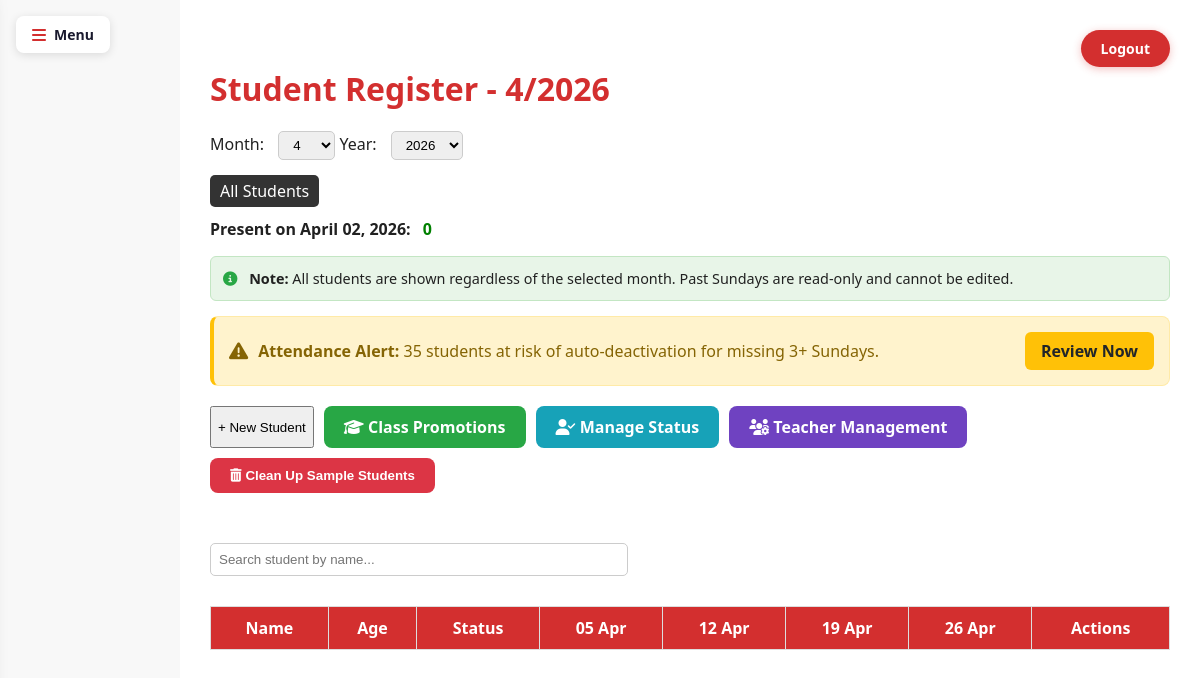
Page /dashboard (signed in) on the earlier database version.
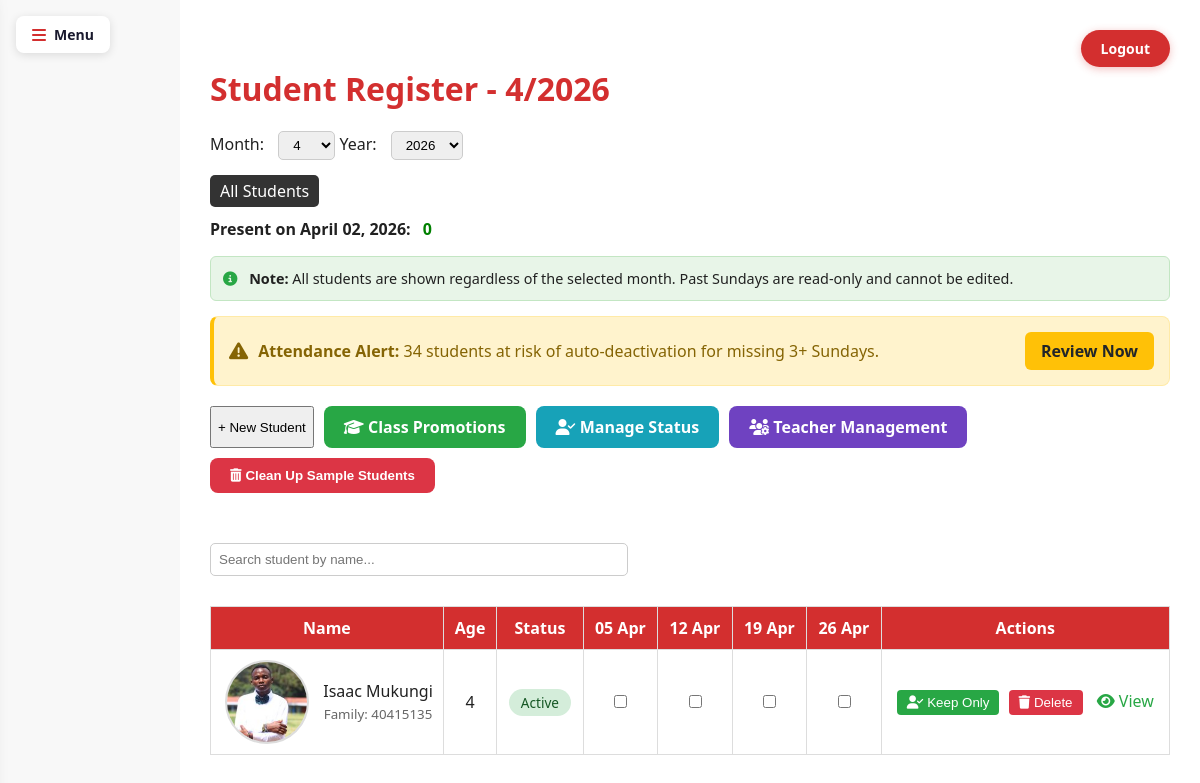
Same page on the later database version.
### app.py (models this page shows)
class Student(db.Model):
    id = db.Column(db.Integer, primary_key=True)
    name = db.Column(db.String(100), nullable=False)
    dob = db.Column(db.String(20), nullable=False)
    parent = db.Column(db.String(100))
    contact = db.Column(db.String(50))
    student_class = db.Column(db.String(50))
    status = db.Column(db.String(10), default="active")
    deletion_requested = db.Column(db.Boolean, default=False)
    profile_image = db.Column(db.String(200))  # Store image filename
    family_id = db.Column(db.String(50))  # For grouping family members

### app.py (the view)
@app.route("/dashboard", methods=["GET", "POST"])
def dashboard():
    if "user" not in session:
        return redirect(url_for("home"))
    user_role = session.get("role")
    assigned_class = session.get("assigned_class")
    today = date.today()
    month = int(request.args.get("month", today.month))
    year = int(request.args.get("year", today.year))
    selected_class = request.args.get("class_name")
    if user_role == "teacher" and assigned_class and not selected_class:
        selected_class = assigned_class
    sundays = get_sundays(year, month)
    current_sunday = None
    if today.weekday() == 6:  # Today is Sunday
        current_sunday = today
    else:
        for sunday in reversed(sundays):
            if sunday <= today:
                current_sunday = sunday
                break
    if current_sunday is None:
        current_sunday = today
    if selected_class:
        if user_role == "admin" and request.args.get("show_all") == "1":
            filtered_students = Student.query.filter(
                Student.student_class == selected_class,
                Student.status == "active"
            ).all()
        else:
            filtered_students = Student.query.filter(
                Student.student_class == selected_class,
                Student.status == "active",
                Student.profile_image != None
            ).all()
    else:
        if user_role == "admin" and request.args.get("show_all") == "1":
            filtered_students = Student.query.filter_by(status="active").all()
        else:
            filtered_students = Student.query.filter(
                Student.status == "active",
                Student.profile_image != None
            ).all()
    at_risk_count = 0
    if session.get("role") == "admin":
        today = datetime.now()
        check_sundays = []
        current_date = today
        for _ in range(4):
            days_back = (current_date.weekday() + 1) % 7
            if days_back == 0 and current_date.date() == today.date():
                days_back = 7
            sunday = current_date - timedelta(days=days_back)
            check_sundays.append(sunday.date())
            current_date = sunday - timedelta(days=1)
        all_active_students = Student.query.filter_by(status='active').all()
        for student in all_active_students:
            missed_count = 0
            for sunday in check_sundays:
                attendance = Attendance.query.filter_by(student_id=student.id, date=sunday).first()
                if not attendance or not attendance.present:
                    missed_count += 1
            if missed_count >= 3:  # At risk if missed 3+ Sundays
                at_risk_count += 1
    return render_template("dashboard.html",
                           students=filtered_students,
                           sundays=sundays,
                           month=month,
                           year=year,
                           selected_class=selected_class,
                           current_sunday=current_sunday,
                           at_risk_count=at_risk_count)

### app.py (called while the page is built)
def get_sundays(year, month):
    sundays = []
    cal = calendar.Calendar()
    for day in cal.itermonthdates(year, month):
        if day.weekday() == 6 and day.month == month:
            sundays.append(day)
    return sundays

@app.template_filter('todatetime')
def to_datetime_filter(s):
    return datetime.strptime(s, "%Y-%m-%d")

@app.context_processor
def inject_now():
    return {'now': datetime.now}

@app.context_processor
def utility_functions():
    def attendance_present(student_id, sunday):
        record = Attendance.query.filter_by(student_id=student_id, date=sunday).first()
        return record.present if record else False
    return dict(attendance_present=attendance_present)

### templates/dashboard.html (shortened to what this page needs)
<!DOCTYPE html>
<html lang="en">
<head>
    <link rel="stylesheet" href="https://cdnjs.cloudflare.com/ajax/libs/font-awesome/6.5.0/css/all.min.css">
    <link rel="stylesheet" href="{{ url_for('static', filename='css/styles.css') }}">
</head>
<body>
<div class="container">
<div class="sidebar-toggle" id="sidebarToggle" title="Open Menu"><i class="fas fa-bars"></i> Menu</div>
    <main class="register">
        <div style="text-align: right;">
            <a href="{{ url_for('logout') }}" class="logout-btn">Logout</a>
        </div>
        <h1>
            Student Register - {{ month }}/{{ year }}
        </h1>
        <form method="get">
            <label>Month:
                <select name="month" onchange="this.form.submit()">
                    {% for m in range(1, 13) %}
                        <option value="{{ m }}" {% if m == month %}selected{% endif %}>{{ m }}</option>
                    {% endfor %}
                </select>
            </label>
            <label>Year:
                <select name="year" onchange="this.form.submit()">
                    {% for y in range(2023, 2036) %}
                        <option value="{{ y }}" {% if y == year %}selected{% endif %}>{{ y }}</option>
                    {% endfor %}
                </select>
            </label>
        </form>
        <a href="{{ url_for('all_students') }}" style="padding: 5px 10px; background: #333; color: white; border-radius: 5px; text-decoration: none;">
    All Students
</a>
        <p><strong>Present on {{ current_sunday.strftime('%B %d, %Y') }}:</strong> <span id="presentCount">0</span></p>
        <div style="background: #e8f5e8; border: 1px solid #c3e6c3; border-radius: 6px; padding: 12px; margin-bottom: 15px; font-size: 0.9rem;">
            <i class="fas fa-info-circle" style="color: #28a745; margin-right: 8px;"></i>
            <strong>Note:</strong> All students are shown regardless of the selected month.
            Past Sundays are read-only and cannot be edited.
        </div>
        {% if session["role"] == "admin" and at_risk_count > 0 %}
        <div style="background: #fff3cd; border: 1px solid #ffeaa7; border-radius: 8px; padding: 15px; margin-bottom: 20px; border-left: 4px solid #ffc107;">
            <div style="display: flex; align-items: center; gap: 10px;">
                <i class="fas fa-exclamation-triangle" style="color: #856404; font-size: 1.2rem;"></i>
                <div>
                    <strong style="color: #856404;">Attendance Alert:</strong>
                    <span style="color: #856404;">{{ at_risk_count }} student{{ 's' if at_risk_count != 1 else '' }} at risk of auto-deactivation for missing 3+ Sundays.</span>
                </div>
                <a href="{{ url_for('manage_status') }}" style="background: #ffc107; color: #212529; padding: 8px 16px; border-radius: 6px; text-decoration: none; font-weight: 600; margin-left: auto;">
                    Review Now
                </a>
            </div>
        </div>
        {% endif %}
        <div style="margin-bottom: 20px; display: flex; gap: 10px; flex-wrap: wrap;">
            <button id="openModalBtn">+ New Student</button>
            {% if session["role"] == "admin" %}
            <a href="{{ url_for('promote_students') }}" style="background: #28a745; color: white; border: none; padding: 10px 20px; border-radius: 8px; text-decoration: none; font-weight: 600;">
                <i class="fas fa-graduation-cap"></i> Class Promotions
            </a>
            <a href="{{ url_for('manage_status') }}" style="background: #17a2b8; color: white; border: none; padding: 10px 20px; border-radius: 8px; text-decoration: none; font-weight: 600;">
                <i class="fas fa-user-check"></i> Manage Status
            </a>
            <a href="{{ url_for('admin_teachers') }}" style="background: #6f42c1; color: white; border: none; padding: 10px 20px; border-radius: 8px; text-decoration: none; font-weight: 600;">
                <i class="fas fa-users-cog"></i> Teacher Management
            </a>
            <form method="POST" action="{{ url_for('delete_sample_students') }}" style="display: inline;" onsubmit="return confirm('Are you sure you want to delete all sample students (without profile photos)? This cannot be undone.');">
                <button type="submit" style="background: #dc3545; color: white; border: none; padding: 10px 20px; border-radius: 8px; font-weight: 600; cursor: pointer;">
                    <i class="fas fa-trash-alt"></i> Clean Up Sample Students
                </button>
            </form>
            {% endif %}
        </div>
        <input type="text" id="searchInput" placeholder="Search student by name..." style="padding: 8px; margin-bottom: 15px; width: 100%; max-width: 400px; border-radius: 5px; border: 1px solid #ccc;">
        <table id="studentTable">
            <thead>
                <tr>
                    <th>Name</th>
                    <th>Age</th>
                    <th>Status</th>
                    {% for sunday in sundays %}
                        <th style="{% if sunday < now().date() %}color: #6c757d; font-style: italic;{% endif %}">
                            {{ sunday.strftime('%d %b') }}
                        </th>
                    {% endfor %}
                    {% if session["role"] == "admin" %}
                        <th>Actions</th>
                    {% endif %}
                </tr>
            </thead>
            <tbody>
    {% for student in students %}
    <tr {% if student.deletion_requested %} style="background-color: #eee; color: gray;" {% endif %}>
        <td>
            <div style="display: flex; align-items: center; gap: 10px;">
                {% if student.profile_image %}
                    <img src="{{ url_for('static', filename='uploads/profiles/' + student.profile_image) }}"
                         alt="{{ student.name }}"
                         onclick="showLargeImage('{{ url_for('static', filename='uploads/profiles/' + student.profile_image) }}')"
                         class="student-photo"
                         onmouseover="this.style.transform='scale(1.1)'" onmouseout="this.style.transform='scale(1)'">
                {% endif %}
                <div>
                    {{ student.name }}
                    {% if student.family_id %}
                        <br><small style="color: #666;">Family: {{ student.family_id }}</small>
                    {% endif %}
                </div>
            </div>
        </td>
        <td>
            {% set birth = student.dob | todatetime %}
            {% set age = ((now() - birth).days // 365) %}
            {{ age }}
        </td>
        <td>
            <span style="padding: 4px 12px; border-radius: 20px; font-size: 0.85rem; font-weight: 500;
                         background: {{ '#d4edda' if student.status == 'active' else '#f8d7da' }};
                         color: {{ '#155724' if student.status == 'active' else '#721c24' }};">
                {{ 'Active' if student.status == 'active' else 'Inactive' }}
            </span>
        </td>
        {% for sunday in sundays %}
  {% if not student.deletion_requested and student.status == "active" %}
  <td>
    {% set is_past_sunday = sunday < now().date() %}
    {% set is_other_class = session.get('role') == 'teacher' and session.get('assigned_class') != student.student_class %}
    <input type="checkbox"
           class="attendance-checkbox"
           data-sid="{{ student.id }}"
           data-date="{{ sunday.strftime('%Y-%m-%d') }}"
           >
  </td>
{% else %}
  <td></td>
{% endif %}
        {% endfor %}
        <td>
            {% if session["role"] == "teacher" and not student.deletion_requested and session.get('assigned_class') == student.student_class %}
                <form action="{{ url_for('mark_for_deletion', student_id=student.id) }}" method="POST">
            <button type="submit" title="Request Deletion" style="background: transparent; border: none; color: rgb(0, 0, 0); cursor: pointer;">
                <i class="fas fa-trash"></i>
            </button>
                </form>
            {% elif session["role"] == "teacher" and not student.deletion_requested and session.get('assigned_class') != student.student_class %}
                <span style="color: #6c757d; font-style: italic; font-size: 0.9rem;">View Only</span>
{% elif session["role"] == "admin" and not student.deletion_requested %}
                  <button onclick="keepOnlyStudent({{ student.id }}, '{{ student.name }}')"
                          title="Keep Only This Student - Delete All Others"
                          style="background: #28a745; color: white; border: none; padding: 5px 10px; border-radius: 4px; cursor: pointer; margin-right: 5px;">
                      <i class="fas fa-user-check"></i> Keep Only
                  </button>
                  <button onclick="deleteStudent({{ student.id }}, '{{ student.name }}')"
                          title="Delete Student Permanently"
                          style="background: #dc3545; color: white; border: none; padding: 5px 10px; border-radius: 4px; cursor: pointer; margin-right: 5px;">
                      <i class="fas fa-trash"></i> Delete
                  </button>
                  <a href="{{ url_for('student_detail', student_id=student.id) }}"
                     title="View Student Details"
                     style="color: #28a745; text-decoration: none; margin-left: 5px;">
                     <i class="fas fa-eye"></i> View
                  </a>
              {% endif %}
         </td>
    </tr>
    {% endfor %}
</tbody>
        </table>
    </main>
</div>
</body>
</html>

### static/css/styles.css (style rules this page uses)
body { font-family: 'Segoe UI', sans-serif; margin: 0; padding: 0; background-color: #f8f8f8; color: #212121; }
input[type="text"], input[type="password"], input[type="date"] { width: 100%; padding: 10px; margin: 10px 0; border: 1px solid #ccc !important; border-radius: 5px; font-weight: normal !important; outline: none !important; transition: border 0.2s ease; }
.container { display: flex; height: 100vh; overflow: hidden; }
.register { margin-left: 180px; padding: 30px; background-color: #fff; height: 100vh; overflow-y: auto; overflow-x: scroll; flex: 1; }
.register h1 { color: #D32F2F; margin-top: 0; }
form { margin-bottom: 20px; }
form select { padding: 5px 10px; margin-left: 10px; border-radius: 5px; border: 1px solid #ccc; }
table { width: 100%; border-collapse: collapse; margin-top: 15px; background: #fff; border: 1px solid #ddd; }
th, td { border: 1px solid #ddd; padding: 10px; text-align: center; }
th { background-color: #D32F2F; color: white; }
#presentCount { color: green; font-weight: bold; margin-left: 8px; }
.sidebar-toggle { display: none; font-size: 26px; padding: 15px; background-color: #D32F2F; color: white; cursor: pointer; }
img.student-photo { width: 80px; height: 80px; border-radius: 50%; object-fit: cover; background-position: center; background-repeat: no-repeat; border: 2px solid #ddd; }
img.student-photo, img.profile-image, img.student-detail-photo { width: 80px; height: 80px; border-radius: 50% !important; object-fit: cover !important; object-position: center; background-color: #f0f0f0; border: 2px solid #ddd; display: block; }
img.student-photo, img.profile-image { margin: 0 auto; display: block; }
td img.student-photo { display: block; margin-left: auto; margin-right: auto; text-align: center; }
.sidebar-toggle { display: flex; align-items: center; gap: 8px; position: fixed; top: 16px; left: 16px; z-index: 1001; cursor: pointer; font-size: 0.875rem; font-weight: 600; color: #1a1a2e; background: #fff; padding: 9px 16px; border-radius: 8px; box-shadow: 0 2px 10px rgba(0, 0, 0, 0.12); transition: box-shadow 0.2s ease, transform 0.15s ease; user-select: none; }
.sidebar-toggle i { color: #D32F2F; font-size: 1rem; }
.logout-btn { color: #ffffff; background-color: #D32F2F; border-radius: 25px; padding: 9px 20px; font-weight: 600; font-size: 0.875rem; text-decoration: none; transition: background 0.2s ease, transform 0.15s ease, box-shadow 0.2s ease; box-shadow: 0 2px 8px rgba(211, 47, 47, 0.3); display: inline-block; }

Differences in the rows shown:
added Student: profile_image (picture), name "Isaac Mukungi", family_id "40415135", age "4", status "Active"
Other differences:
{{ at_risk_count }}: "35" → "34"
